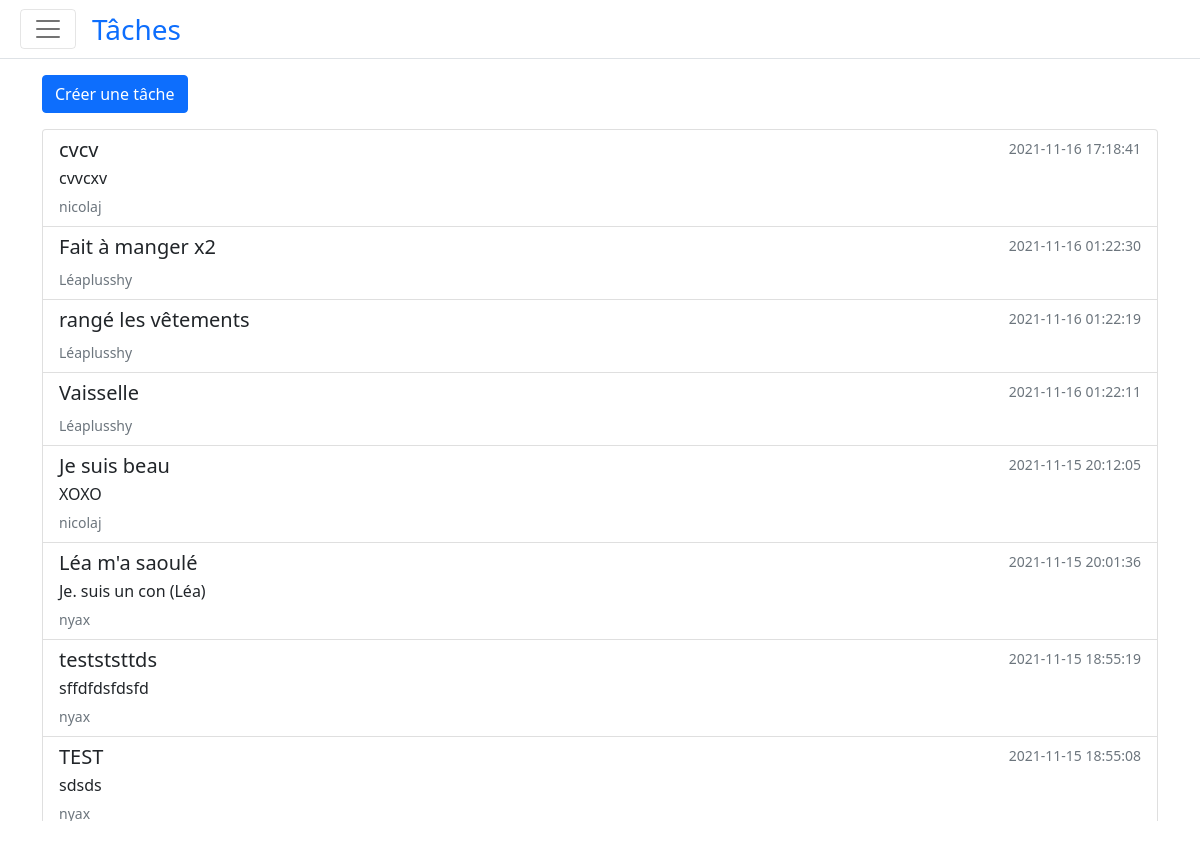
The app's page /task (signed in) with its own data.
### tables this page shows
CREATE TABLE task (
  id INTEGER PRIMARY KEY AUTOINCREMENT,
  author_id INTEGER NOT NULL,
  created TIMESTAMP NOT NULL DEFAULT CURRENT_TIMESTAMP,
  title TEXT NOT NULL,
  body TEXT NOT NULL,
  FOREIGN KEY (author_id) REFERENCES user (id)
);

CREATE TABLE user (
  id INTEGER PRIMARY KEY AUTOINCREMENT,
  username TEXT UNIQUE NOT NULL,
  password TEXT NOT NULL
);

### project/task/__init__.py (the view)
@task_bp.route('/task')
@login_required
def task():
    db = get_db()
    tasks = db.execute(
        'SELECT p.id, title, body, created, author_id, username'
        ' FROM task p JOIN user u ON p.author_id = u.id'
        ' ORDER BY created DESC'
    ).fetchall()
    return render_template('task/index.html', page='task', tasks=tasks)

### project/auth.py (called while the page is built)
@auth_bp.before_app_request
def load_logged_in_user():
    user_id = session.get('user_id')
    if user_id is None:
        g.user = None
    else:
        g.user = get_db().execute(
            'SELECT * FROM user WHERE id = ?', (user_id,)
        ).fetchone()

def login_required(view):
    @functools.wraps(view)
    def wrapped_view(**kwargs):
        if g.user is None:
            return redirect(url_for('auth.login'))
        return view(**kwargs)
    return wrapped_view

### project/db.py (called while the page is built)
def get_db():
    if 'db' not in g:
        g.db = sqlite3.connect(
            current_app.config['DB'],
            detect_types=sqlite3.PARSE_DECLTYPES
        )
        g.db.row_factory = sqlite3.Row
    return g.db

### project/templates/task/index.html
{% extends 'base.html' %}
{% block header %}
Tâches
{% endblock %}
{% block content %}
    <div class="mb-3">
        <a role="button" href="task/create" class="btn btn-primary">Créer une tâche</a>
    </div>
    <div class="overflow-scroll" style="max-height: 70vh;">
      <div class="list-group">
        {% for task in tasks %}
        <a href="{{ url_for('task.update', id=task['id']) }}" class="list-group-item list-group-item-action">
          <div class="d-flex w-100 justify-content-between">
            <h5 class="mb-1">{{ task['title'] }}</h5>
            <small class="text-muted">{{ task['created'] }}</small>
          </div>
          <p class="mb-1">{{ task['body'] }}</p>
          <small class="text-muted">{{ task['username'] }}</small>
        </a>
        {% endfor %}
    </div>
{% endblock %}

### project/templates/base.html (shortened to what this page needs)
<!doctype html>
<html lang="en">
  <head>
    <link href="https://cdn.jsdelivr.net/npm/bootstrap@5.1.3/dist/css/bootstrap.min.css" rel="stylesheet">
</head>
<body>
  <main>
    {% set navigation = [('index', 'Accueil'), ('task', 'Tâches'), ('counting', 'Comptes')] %}
      <nav class="navbar navbar-light sticky-top bg-white mb-3 border-bottom">
        <div class="container-fluid">
          <button class="navbar-toggler me-3 mx-2" type="button" data-bs-toggle="offcanvas" data-bs-target="#offcanvasNavbar" aria-controls="offcanvasNavbar">
            <span class="navbar-toggler-icon"></span>
          </button>
            <div class="me-auto">
              <span class="text-primary fs-3">
                {% block header %} {% endblock %}
              </span>
            </div>
        </div>
      </nav>
    <div class="container">
      {% block content %} {% endblock %}
    </div>
  </main>
  </body>
</html>

### records on screen
task: title "cvcv", created "2021-11-16 17:18:41", body "cvvcxv", username "nicolaj"
task: title "Fait à manger x2", created "2021-11-16 01:22:30", username "Léaplusshy"
task: title "rangé les vêtements", created "2021-11-16 01:22:19", username "Léaplusshy"
task: title "Vaisselle", created "2021-11-16 01:22:11", username "Léaplusshy"
task: title "Je suis beau", created "2021-11-15 20:12:05", body "XOXO", username "nicolaj"
task: title "Léa m'a saoulé", created "2021-11-15 20:01:36", body "Je. suis un con (Léa)", username "nyax"
task: title "testststtds", created "2021-11-15 18:55:19", body "sffdfdsfdsfd", username "nyax"
task: title "TEST", created "2021-11-15 18:55:08", body "sdsds", username "nyax"
